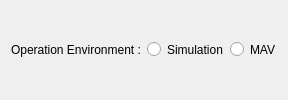
      <widget class="QWidget" name="widget_17" native="true">
       <property name="sizePolicy">
        <sizepolicy hsizetype="Preferred" vsizetype="Preferred">
         <horstretch>1</horstretch>
         <verstretch>0</verstretch>
        </sizepolicy>
       </property>
       <property name="styleSheet">
        <string notr="true">border-right-color: rgb(161, 161, 161);</string>
       </property>
       <layout class="QHBoxLayout" name="horizontalLayout_36">
        <item>
         <widget class="QLabel" name="label_33">
          <property name="sizePolicy">
           <sizepolicy hsizetype="Preferred" vsizetype="Preferred">
            <horstretch>1</horstretch>
            <verstretch>0</verstretch>
           </sizepolicy>
          </property>
          <property name="text">
           <string>Operation Environment :</string>
          </property>
         </widget>
        </item>
        <item>
         <widget class="QRadioButton" name="sim_radio">
          <property name="sizePolicy">
           <sizepolicy hsizetype="Minimum" vsizetype="Fixed">
            <horstretch>1</horstretch>
            <verstretch>0</verstretch>
           </sizepolicy>
          </property>
          <property name="text">
           <string>Simulation</string>
          </property>
         </widget>
        </item>
        <item>
         <widget class="QRadioButton" name="mav_radio">
          <property name="sizePolicy">
           <sizepolicy hsizetype="Minimum" vsizetype="Fixed">
            <horstretch>1</horstretch>
            <verstretch>0</verstretch>
           </sizepolicy>
          </property>
          <property name="text">
           <string>MAV</string>
          </property>
         </widget>
        </item>
       </layout>
      </widget>
